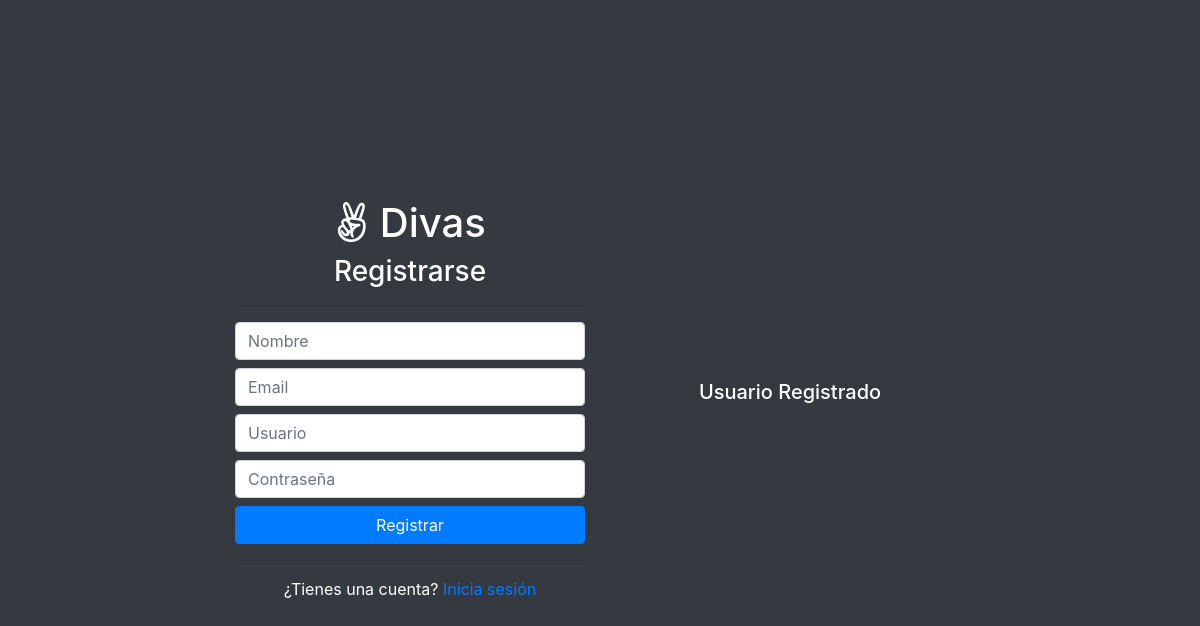
The page /public_html_proyecto/registro.php on the database as committed earlier.
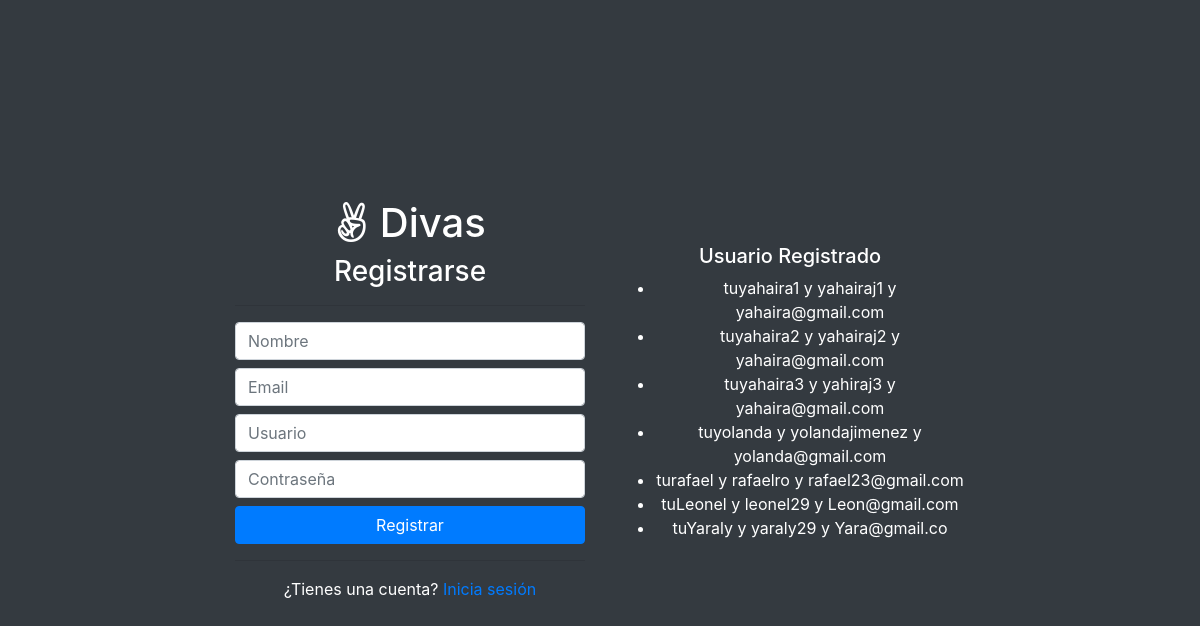
The same page on the database as committed later.
### tables this page shows
CREATE TABLE `usuarios` (
  `id` int(10) NOT NULL,
  `nombre` varchar(50) NOT NULL,
  `correo` varchar(70) NOT NULL,
  `username` varchar(16) NOT NULL,
  `password` int(11) NOT NULL
);

### public_html_proyecto/registro.php (called while the page is built, shortened)
<?php
require "app/conexion.php";
try {
    $conexion = new PDO("mysql:host=$host;dbname=$dbname;", $user, $password, $opciones);
    $sql = "SELECT * FROM usuarios";
    $comando = $conexion->prepare($sql);
    $comando->execute();
    $usuarios = $comando->fetchAll(PDO::FETCH_ASSOC);
} catch (PDOException $e) {
   echo $e->getMessage();
}
require vista("registro");

### public_html_proyecto/app/vistas/registro.vista.php (the view, shortened to what this page needs)
<?php require "_head.php";?>
<body class="bg-dark text-white text-center">
    <div class="container">
        <div id="login" class="row">
            <div class="col-md-4">
                <form action="" method="post">
                    <h1><i class="fab fa-angellist"></i>
                       Divas</h1>
                    <h3>Registrarse</h3>
                    <hr>
                    <input class="form-control mb-2" type="text" name="inputName" placeholder="Nombre" required
                        autofocus>
                    <input class="form-control mb-2" type="text" name="inputEmail" placeholder="Email" required>
                    <input class="form-control mb-2" type="text" name="inputUser" placeholder="Usuario" required
                        autocapitalize="off">
                    <input class="form-control mb-2 " type="password" name="inputPassword" placeholder="Contraseña"
                        required>
                    <button class="btn btn-primary btn-block" type="submit"> Registrar </button>
                    <hr>
                    <div>¿Tienes una cuenta? <a href="login.php">Inicia sesión</a></div>
                </form>
            </div>
            <div class="col-md-4">
                <h5>Usuario Registrado</h5>
                    <ul>
                        <?php
                 foreach ($usuarios as $usuario){
                     echo "<li>tu{$usuario["nombre"]} y {$usuario["username"]} y {$usuario["correo"]}</li>";
                 }
                 ?>
                    </ul>
            </div>
        </div>
    </div>
</body>
</html>

### public_html_proyecto/app/vistas/_head.php (shortened to what this page needs)
<!DOCTYPE html>
<html lang="en">
<head>
    <link rel="stylesheet" href="https://use.fontawesome.com/releases/v5.7.2/css/all.css">
<link rel="stylesheet" href="https://stackpath.bootstrapcdn.com/bootstrap/4.3.1/css/bootstrap.min.css">
<link rel="stylesheet" href="recursos/css/style.css">
</head>

### public_html_proyecto/recursos/css/style.css (style rules this page uses)
body { transition: background ease .3s; }
#login { display: flex; align-items: center; justify-content: center; height: 100vh; }

Rows that differ between the two databases and show on the page:
added usuarios: nombre "yahaira1", username "yahairaj1", correo "yahaira@gmail.com"
added usuarios: nombre "yahaira2", username "yahairaj2", correo "yahaira@gmail.com"
added usuarios: nombre "yahaira3", username "yahiraj3", correo "yahaira@gmail.com"
added usuarios: nombre "yolanda", username "yolandajimenez", correo "yolanda@gmail.com"
added usuarios: nombre "rafael", username "rafaelro", correo "rafael23@gmail.com"
added usuarios: nombre "Leonel", username "leonel29", correo "Leon@gmail.com"
added usuarios: nombre "Yaraly", username "yaraly29", correo "Yara@gmail.co"
